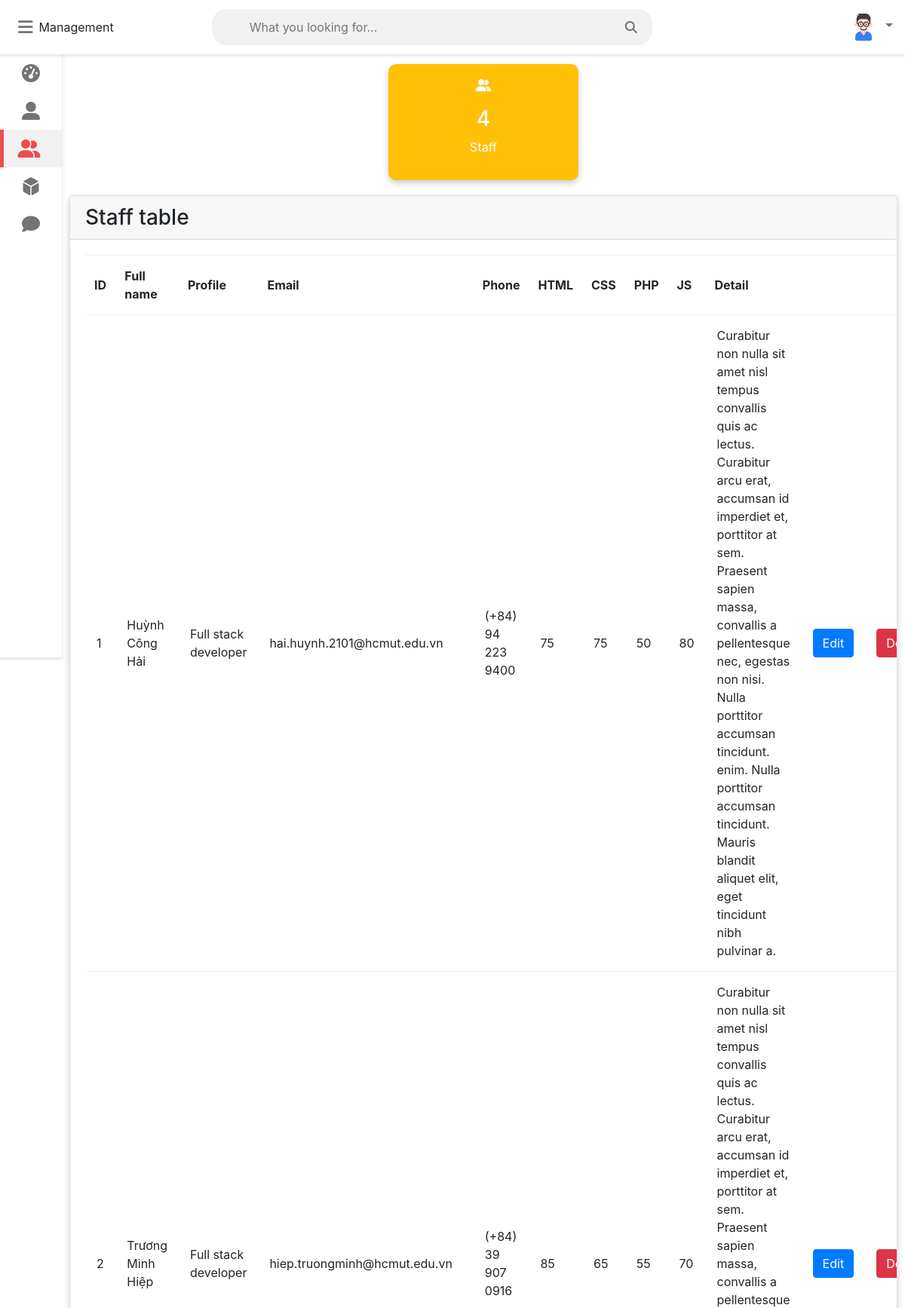
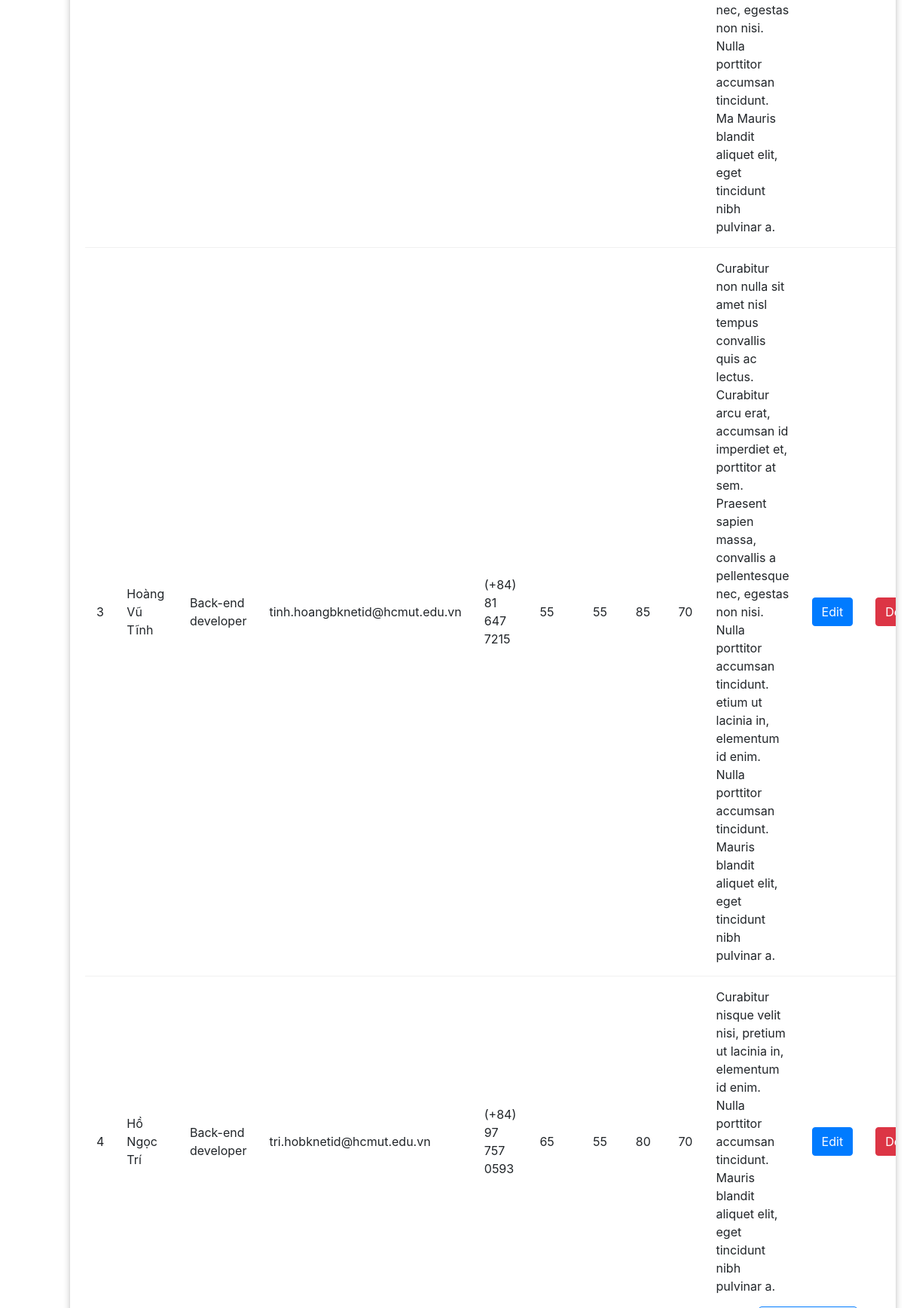
The page /php/admin/staff.php (upper part) on the database its author committed (2 pictures, top to bottom).
### tables this page shows
create table staff(
    id INT NOT NULL PRIMARY KEY AUTO_INCREMENT,
    name varchar(255),
    profile varchar(255),
    email varchar(255),
    phone varchar(255),
    html int,
    css int,
    php int,
    javascript int,
    detail longtext,
    url varchar(255)
);

### php/admin/staff.php (the view, shortened to what this page needs)
<!DOCTYPE html>
<html lang="en">
<head>
    <link rel="stylesheet" href="/assets/css/admin.css">
    <link rel="stylesheet" href="https://maxcdn.bootstrapcdn.com/bootstrap/4.5.2/css/bootstrap.min.css">
    <link rel="stylesheet" href="https://cdnjs.cloudflare.com/ajax/libs/font-awesome/4.7.0/css/font-awesome.min.css">
</head>
<body class="overlay-scrollbar">
    <div class="navbar" style="position:fixed;">
        <ul class="navbar-nav d-flex flex-row">
            <li class="nav-item mx-2" style="line-height:0;">
                <a class="nav-link">
                    <i class="fas fa-bars" onclick="collapseSidebar()"></i>
                </a>
            </li>
            <li class="nav-item" id="mangeLogo">
                Management
            </li>
        </ul>
        <form class="navbar-search">
            <input type="text" name="Search" class="navbar-search-input" placeholder="What you looking for...">
            <i class="fas fa-search"></i>
        </form>
        <ul class="navbar-nav nav-right d-flex flex-row align-items-center justify-content-between">
            <li class="nav-item dropdown">
                <a class="nav-link dropdown-toggle" href="#" id="user-img" role="button" data-toggle="dropdown" aria-haspopup="true" aria-expanded="false">
                    <img src="/assets/img/user.png" width="40" height="40" class="rounded-circle">
                </a>
            </li>
        </ul>
    </div>
    <div class="sidebar">
        <ul class="sidebar-nav">
            <li class="sidebar-nav-item">
                <a href="dashboard.php" class="sidebar-nav-link">
                    <div>
                        <i class="fas fa-tachometer-alt"></i>
                    </div>
                </a>
            </li>
            <li class="sidebar-nav-item">
                <a href="user.php" class="sidebar-nav-link">
                    <div>
                        <i class="fas fa-user-alt"></i>
                    </div>
                </a>
            </li>
            <li class="sidebar-nav-item">
                <a href="staff.php" class="sidebar-nav-link active">
                    <div>
                        <i class="fas fa-user-friends"></i>
                    </div>
                </a>
            </li>
            <li class="sidebar-nav-item">
                <a href="product.php" class="sidebar-nav-link">
                    <div>
                        <i class="fas fa-dice-d6"></i>
                    </div>
                </a>
            </li>
            <li class="sidebar-nav-item">
                <a href="contact.php" class="sidebar-nav-link">
                    <div>
                        <i class="fas fa-comment"></i>
                    </div>
                </a>
            </li>
        </ul>
    </div>
    <div class="wrapper">
        <div class="row d-flex justify-content-center">
            <div class="col-lg-3 col-md-6 col-sm-12">
                <div class="counter bg-warning">
                    <p>
                        <i class="fas fa-user-friends"></i>
                    </p>
                    <h3>4</h3>
                    <p>Staff</p>
                </div>
            </div>
        </div>
        <div class="row">
            <div class="col-12">
                <div class="card">
                    <div class="card-header">
                        <h3 id="titleTable">
                            Staff table
                        </h3>
                    </div>
                    <div class="card-content">
                        <table class="table-stripped">
                            <tr>
                                <th>ID</th>
                                <th>Full name</th>
                                <th>Profile</th>
                                <th>Email</th>
                                <th>Phone</th>
                                <th>HTML</th>
                                <th>CSS</th>
                                <th>PHP</th>
                                <th>JS</th>
                                <th class="text-align:center">Detail</th>
                                <th></th>
                                <th></th>
                            </tr>
                            <?php
                            require_once "config.php";
                            $sql = "SELECT * FROM staff where 1";
                            if ($stmt = $mysqli->prepare($sql)) {
                                if ($stmt->execute()) {
                                    $stmt->store_result();
                                    $stmt->bind_result($id, $name, $profile, $email, $phone,
                                     $html,$css,$php,$javascript,$detail,$url);
                                    while ($stmt->fetch()) {
                            ?>
                            <tr>
                                <td><?php echo $id ?></td>
                                <td><?php echo$name ?></td>
                                <td><?php echo $profile ?></td>
                                <td><?php echo $email ?></td>
                                <td><?php echo $phone ?></td>
                                <td><?php echo $html ?></td>
                                <td><?php echo $css ?></td>
                                <td><?php echo $php ?></td>
                                <td><?php echo $javascript?></td>
                                <td><?php echo $detail?></td>
                                <td><button class="btn btn-primary" data-toggle="modal" data-target="#staffEditModal">Edit</button></td>
                                <td><button class="btn btn-danger" onclick="deleteStaff(id)">Delete</button></td>
                            </tr>
                            <?php
                                }
                            }
                        }
                            ?>
                        </table>
                    </div>
                </div>
            </div>
        </div>
    </div>
</body>
</html>

### assets/css/admin.css (style rules this page uses)
:root { --primary-color: #4834d4; --success-color: #6ab04c; --warning-color: #f0932b; --danger-color: #eb4d4b; --light-color: #212529; --light-second-color: #727475; --light-background: #ffffff; --light-second-background: #f1f1f1; --dark-color: #909090; --dark-second-color: #f5f6fa; --dark-background: #23242d; --dark-second-background: #181818; }
.light { --main-bg-color: var(--light-background); --second-bg-color: var(--light-second-background); --main-color: var(--light-color); --second-color: var(--light-second-color); }
.bg-warning { background: var(--warning-color); }
* { box-sizing: border-box; }
body { font-family: "Roboto", sans-serif; background: var(--main-bg-color); color: var(--main-color); margin: 0; }
.navbar { display: flex; flex-direction: row; background: var(--main-bg-color); color: var(--main-color); position: fixed; top: 0; right: 0; left: 0; z-index: 101; box-shadow: rgba(0, 0, 0, 0.12) 0px 1px 4px 1px; }
#mangeLogo { display: flex; align-items: center; }
.navbar-nav { list-style: none; display: flex; flex-direction: row; padding-left: 0; margin-bottom: 0; margin-top: 0; }
.nav-link { float: left; text-align: center; padding: 21px 10px; text-decoration: none; font-size: 17px; color: var(--second-color); position: relative; }
.navbar-nav i { font-size: 1.4rem; }
.nav-right { margin-left: auto; }
.navbar-search { position: relative; margin: auto; width: 50%; }
.navbar-search input { background: var(--second-bg-color); border: none; padding: 12px 50px 12px 50px; width: 100%; outline: none; color: var(--main-color); border-radius: 20px; }
.navbar-search i { position: absolute; top: 50%; right: 20px; transform: translateY(-50%); color: var(--second-color); cursor: pointer; }
.dropdown { position: relative; }
.wrapper { padding: 10px; margin-left: 82px; padding-top: 75px; transition: margin-left 0.5s; }
.sidebar { width: 82px; height: 100vh; position: fixed; margin-top: 72px; background: var(--main-bg-color); box-shadow: rgba(0, 0, 0, 0.12) 0px 1px 4px 1px; overflow: hidden; z-index: 100; transition: width 0.5s; }
.sidebar-nav { list-style: none; padding: 0; margin: 0; display: flex; flex-direction: column; align-items: center; height: 100vh; }
.sidebar-nav-item { width: 100%; }
.sidebar-nav-link { display: flex; align-items: center; color: var(--main-color); text-decoration: none; }
.sidebar-nav-link i { font-size: 1.5rem; color: var(--second-color); position: absolute; left: 50%; top: 50%; transform: translate(-50%, -50%); }
.sidebar-nav-link div { min-width: 82px; height: 50px; position: relative; }
.sidebar-nav-link.active { background: var(--second-bg-color); color: var(--danger-color); }
.sidebar-nav-link.active div { border-left: 5px solid var(--danger-color); }
.sidebar-nav-link.active i { color: var(--danger-color); margin-left: -5px; }
.row { display: flex; flex-wrap: wrap; flex-direction: row; }
.row:after, .row:before { box-sizing: border-box; }
[class*="col-"] { padding: 10px; }
@media only screen and (min-width: 600px) { .col-sm-12 { width: 100%; } }
@media only screen and (min-width: 992px) { .col-12 { width: 100%; } }
.counter { padding: 16px; text-align: center; color: #fff; border-radius: 10px; box-shadow: 0 4px 8px 0 rgba(0, 0, 0, 0.2); }
.card { background: var(--main-bg-color); color: var(--main-color); border-radius: 10px; margin-bottom: 10px; box-shadow: 0 4px 8px 0 rgba(0, 0, 0, 0.2); }
.card-header { padding: 15px 30px; border-bottom: 1px solid var(--second-bg-color); position: relative; }
.card-header h3 { margin: 0; }
.card-content { padding: 20px; overflow-x: auto; }
table { border-collapse: collapse; width: 100%; }
table td { border-top: 1px solid var(--second-bg-color); padding: 15px; }
table th { border-top: 1px solid var(--second-bg-color); border-bottom: 1px solid var(--second-bg-color); padding: 15px 12px; text-align: left; }

### rows shown on the page
staff: id "1", name "Huỳnh Công Hải", profile "Full stack developer", email "hai.huynh.2101@hcmut.edu.vn", phone "(+84) 94 223 9400", html "75", css "75", php "50", javascript "80", detail "Curabitur non nulla sit amet nisl tempus convallis quis ac lectus. Curabitur arcu erat, accumsan id imperdiet et, porttitor at sem. Praesent sapien massa, convallis a pellentesque nec, egestas non nisi. Nulla porttitor accumsan tincidunt. enim. Nulla porttitor accumsan tincidunt. Mauris blandit aliquet elit, eget tincidunt nibh pulvinar a."
staff: id "2", name "Trương Minh Hiệp", profile "Full stack developer", email "hiep.truongminh@hcmut.edu.vn", phone "(+84) 39 907 0916", html "85", css "65", php "55", javascript "70", detail "Curabitur non nulla sit amet nisl tempus convallis quis ac lectus. Curabitur arcu erat, accumsan id imperdiet et, porttitor at sem. Praesent sapien massa, convallis a pellentesque nec, egestas non nisi. Nulla porttitor accumsan tincidunt. Ma Mauris blandit aliquet elit, eget tincidunt nibh pulvinar a."
staff: id "3", name "Hoàng Vũ Tĩnh", profile "Back-end developer", email "tinh.hoangbknetid@hcmut.edu.vn", phone "(+84) 81 647 7215", html "55", css "55", php "85", javascript "70", detail "Curabitur non nulla sit amet nisl tempus convallis quis ac lectus. Curabitur arcu erat, accumsan id imperdiet et, porttitor at sem. Praesent sapien massa, convallis a pellentesque nec, egestas non nisi. Nulla porttitor accumsan tincidunt. etium ut lacinia in, elementum id enim. Nulla porttitor accumsan tincidunt. Mauris blandit aliquet elit, eget tincidunt nibh pulvinar a."
staff: id "4", name "Hồ Ngọc Trí", profile "Back-end developer", email "tri.hobknetid@hcmut.edu.vn", phone "(+84) 97 757 0593", html "65", css "55", php "80", javascript "70", detail "Curabitur nisque velit nisi, pretium ut lacinia in, elementum id enim. Nulla porttitor accumsan tincidunt. Mauris blandit aliquet elit, eget tincidunt nibh pulvinar a."
